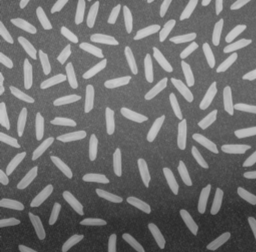
#> input picture rice.png, 256 x 252 px
$ python Experiment_3.py
#> lines starting #> are read from the running program, lines starting #| are printed output that depends on the picture
import cv2
import numpy as np
import matplotlib.pyplot as plt


def main():
    img = cv2.imread("rice.png", 0)
#> img is the input picture: shape (252, 256); min 42, max 204, mean 111.4
    img_color = cv2.imread("rice.png")
    # [6 lines of commented-out code are left out]
    show_img_plt([img, rice(img.copy(), img_color)], ["copy()", "OTSU Thresh", "Remove the background"])
    return


def rice(img, img_color):
    black = np.zeros(img_color.shape, np.uint8)
    kernels = np.ones((5, 5), np.uint8)
    # 腐蚀
    img_erode = cv2.erode(img, kernels, iterations=5)
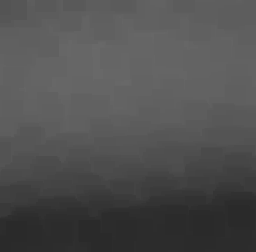
#> img_erode: shape (252, 256); min 42, max 105, mean 79.6
    # 膨胀
    img_dilation = cv2.dilate(img_erode, kernels, iterations=5)
    # 阴影修正
    img = img - img_dilation
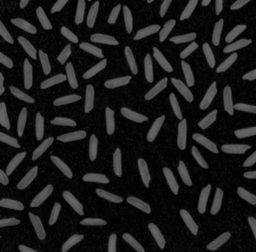
#> img: shape (252, 256); min 0, max 105, mean 27.8

    thresh = OTSU(img)
    dst = cv2.threshold(img, thresh, 255, cv2.THRESH_BINARY)[1]

    contours, hierarchy = cv2.findContours(dst, cv2.RETR_TREE, cv2.CHAIN_APPROX_SIMPLE)
    cv2.drawContours(black, contours, -1, (255, 255, 255), 1)

    max_perimeter = 0
    max_area = 0
    print("米粒数:" + str(len(contours)))
    max_index = 0
    for i in range(len(contours)):
        if cv2.contourArea(contours[i]) > max_area:
            max_index = i
        max_area = max(cv2.contourArea(contours[i]), max_area)
        max_perimeter = max(cv2.arcLength(contours[i], closed=True), max_perimeter)
    print("最大面积:" + str(max_area))
    print("最大周长:" + str(max_perimeter))
    cv2.drawContours(black, contours[max_index], -1, (0, 0, 255), 1)
    return black


def OTSU(img):
#> (the run stopped early here; a loop or call above may not have finished)

$ run again, with img.png copied over rice.png
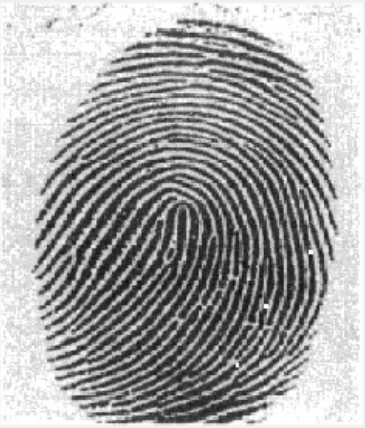
#> input picture img.png, 365 x 428 px
#> in main, img is the input picture: shape (428, 365); min 11, max 255, mean 163
#> in rice, `img_dilation = cv2.dilate(img_erode, kernels, iterations=5)`:
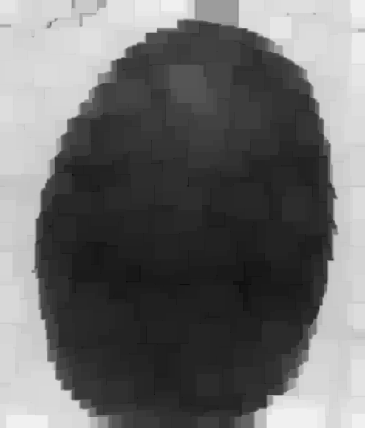
#> img_dilation: shape (428, 365); min 11, max 240, mean 107
#> in rice, `img = img - img_dilation`:
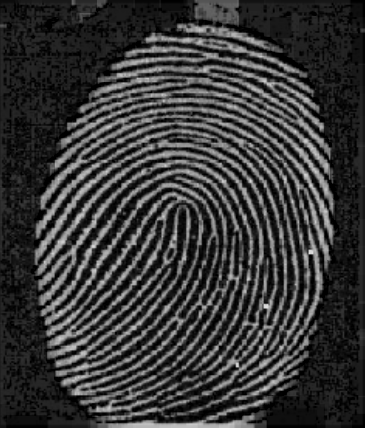
#> img: shape (428, 365); min 0, max 223, mean 55.9
